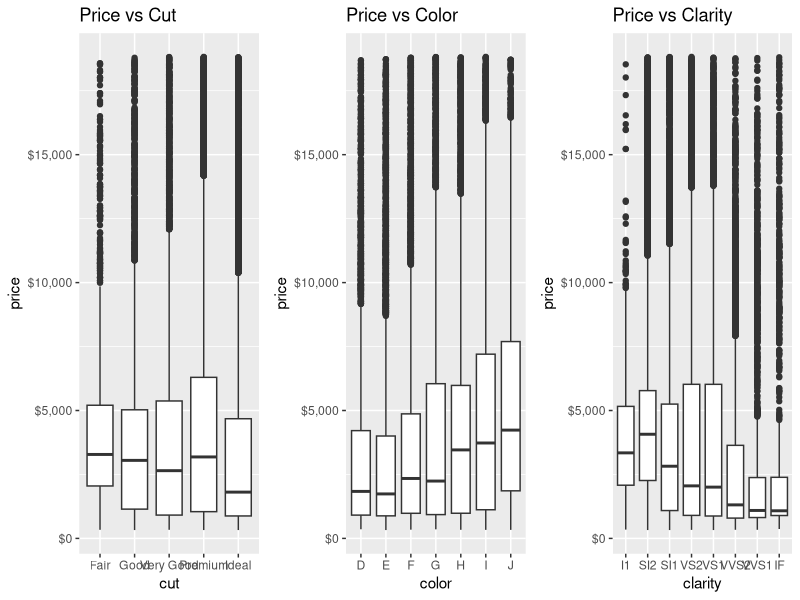
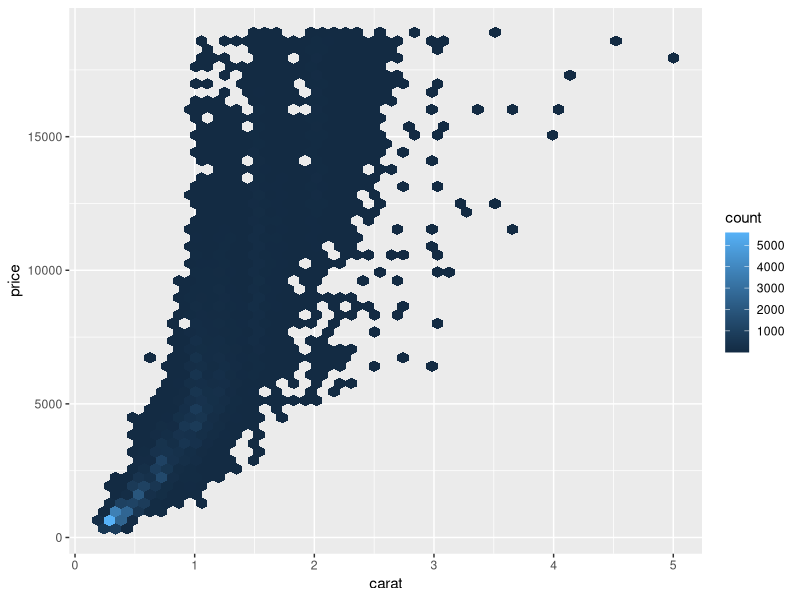
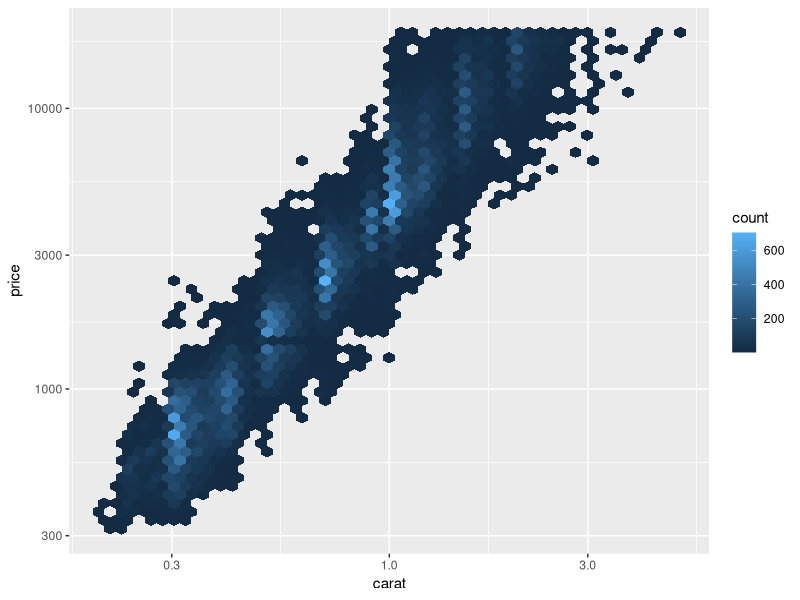
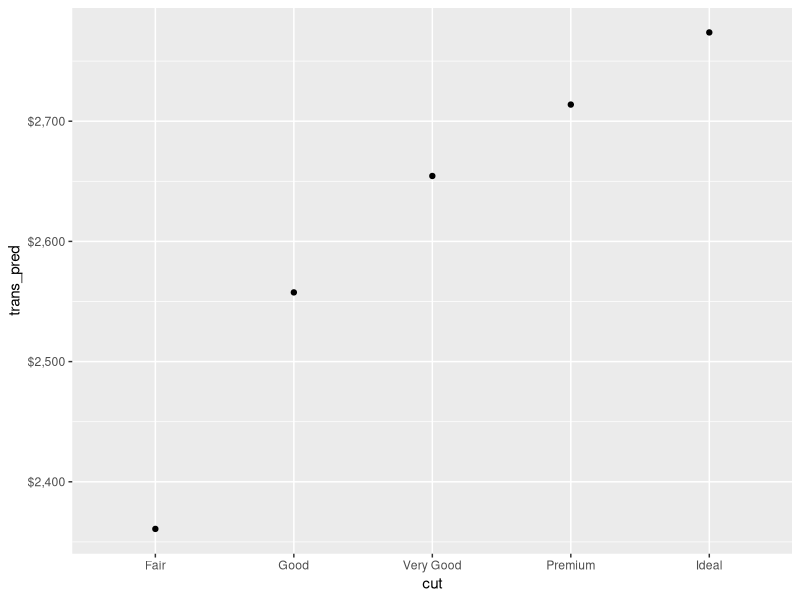
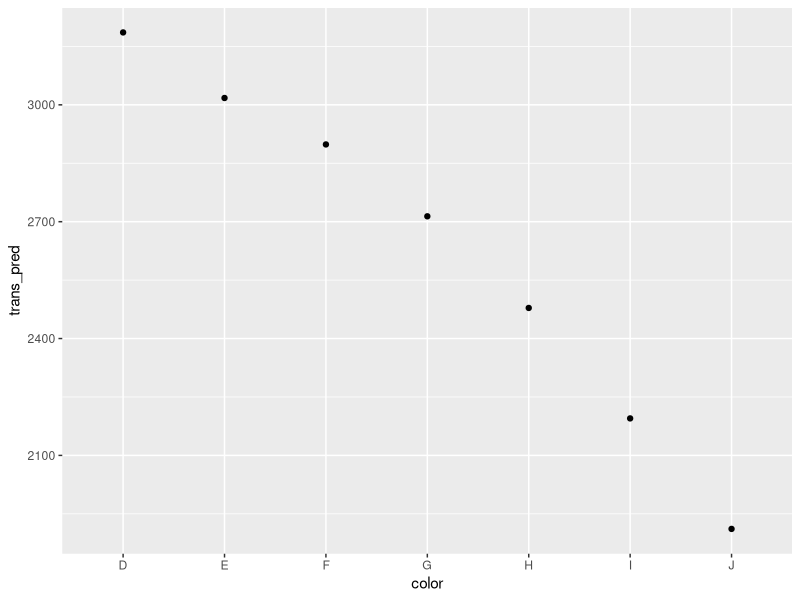
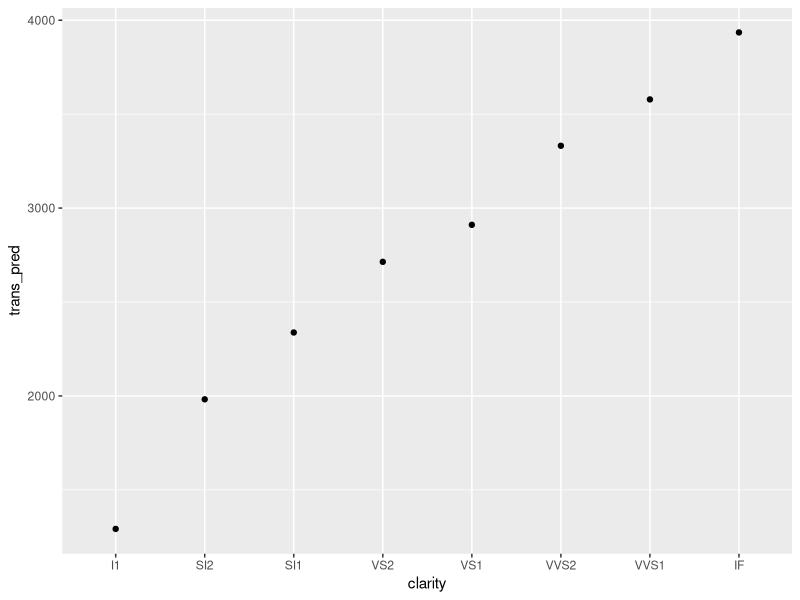

These charts were generated, in order, by the following R code:
# prerequisites
library(tidyverse)
library(modelr)
options(na.action = na.warn)

##############
# the set-up #
##############
# why are low quality diamonds more expensive?
p1 <- ggplot(diamonds, aes(cut, price)) + geom_boxplot() + scale_y_continuous(labels = scales::dollar) + ggtitle("Price vs Cut")
p2 <- ggplot(diamonds, aes(color, price)) + geom_boxplot() + scale_y_continuous(labels = scales::dollar) + ggtitle("Price vs Color")
p3 <- ggplot(diamonds, aes(clarity, price)) + geom_boxplot() + scale_y_continuous(labels = scales::dollar) + ggtitle("Price vs Clarity")

gridExtra::grid.arrange(p1, p2, p3, nrow = 1)

# spend a few minutes discussing the logic behind this with your neighbor


################################
# a major confounding variable #
################################
# carat has a big impact on price
ggplot(diamonds, aes(carat, price)) + 
  geom_hex(bins = 50)

# how can we visualize this trend better?
ggplot(diamonds, aes(carat, price)) + 
  geom_hex(bins = 50) +
  scale_x_log10() +
  scale_y_log10()


######################
# Your Turn - Part 1 #
######################
# What is the strength of this linear trend? 


# Does it differ depending on the different levels of cut, color, and clarity


# let's remove the price-carat relationship so we can see if there is still an
# unusual relationship between price and cut, color, and clarity

######################
# Your Turn - Part 2 #
######################
# 1. Fit a linear model between the price and carat variables

# 2. Assess model numerically

# 3. Get prediction and residual data and add it to the diamonds data set

# 4. Visually assess model predictions

# 5. Visually assess model residuals

# 6. Visually assess relationship between residuals and cut, color, clarity. What does this tell you?



############################
# building onto this model #
############################
# create a more complex model that incorporates cut, color, and clarity
diamonds3 <- diamonds %>% 
  select(price, carat, color, cut, clarity)

mod_diamond <- lm(log10(price) ~ log10(carat) + color + cut + clarity, 
                  data = diamonds3)

# how does this model appear to fit numerically
summary(mod_diamond)

# assess predictions
# example with cut
diamonds3 %>% 
  data_grid(cut, .model = mod_diamond) %>% 
  add_predictions(mod_diamond) %>%
  mutate(trans_pred = 10 ^ pred) %>%
  ggplot(aes(cut, trans_pred)) +
  geom_point() +
  scale_y_continuous(labels = scales::dollar)

# example with color
diamonds3 %>% 
  data_grid(color, .model = mod_diamond) %>% 
  add_predictions(mod_diamond) %>%
  mutate(trans_pred = 10 ^ pred) %>%
  ggplot(aes(color, trans_pred)) +
  geom_point()

# example with clarity
diamonds3 %>% 
  data_grid(clarity, .model = mod_diamond) %>% 
  add_predictions(mod_diamond) %>%
  mutate(trans_pred = 10 ^ pred) %>%
  ggplot(aes(clarity, trans_pred)) +
  geom_point()


#############
# Your Turn #
#############
# Lastly, how do the residuals look for this mod_diamond model?

